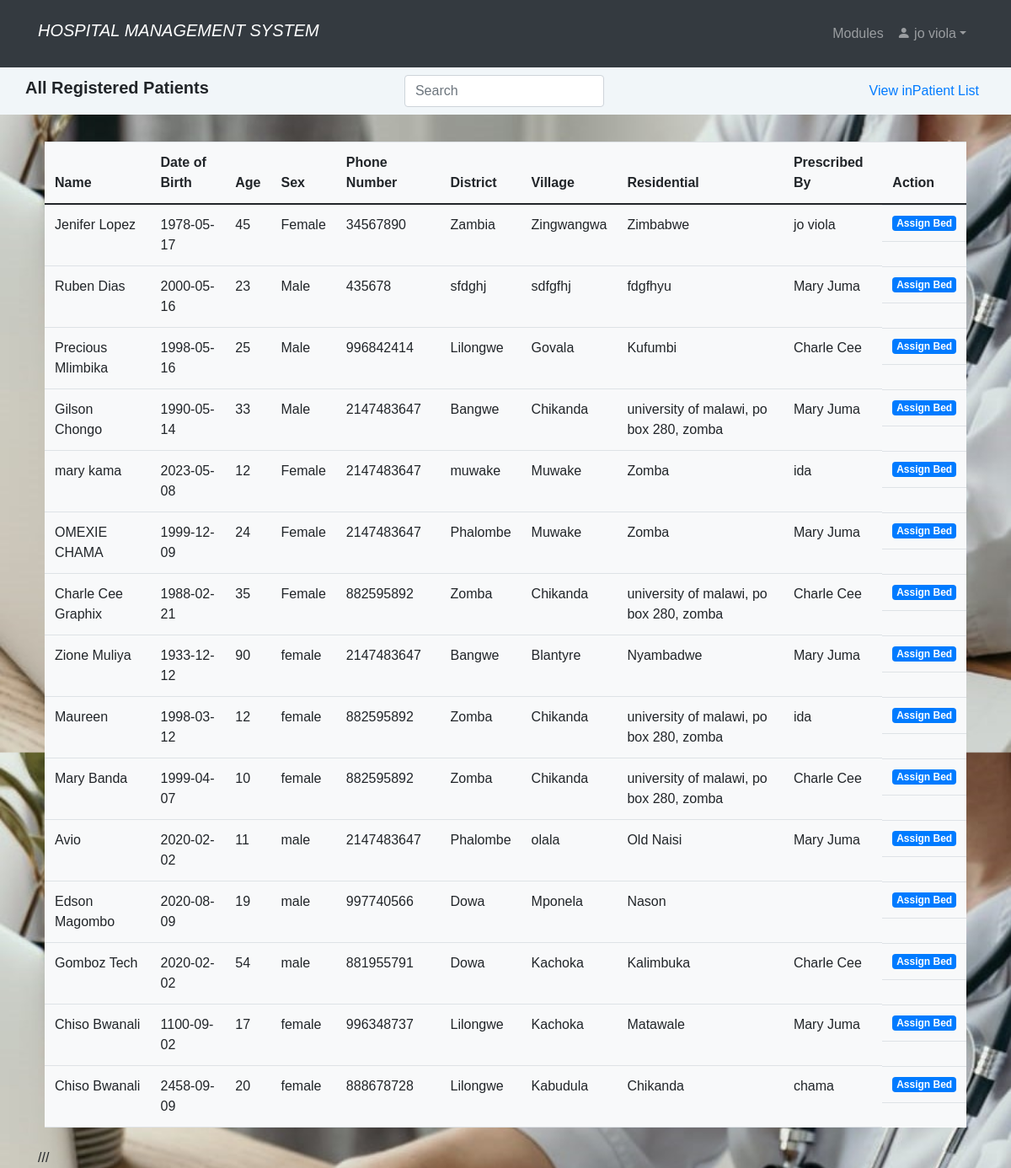
/admit_patient_list.php (signed in), run on the app's committed database.
### tables this page shows
CREATE TABLE `patient` (
  `id` int(11) NOT NULL,
  `name` varchar(100) NOT NULL,
  `discharge_date` date DEFAULT NULL,
  `date` date NOT NULL,
  `gender` varchar(10) NOT NULL,
  `age` int(2) NOT NULL,
  `phoneNumber` int(10) NOT NULL,
  `district` varchar(100) NOT NULL,
  `village` varchar(100) NOT NULL,
  `residential` varchar(100) NOT NULL,
  `others` text DEFAULT NULL,
  `symptoms` text DEFAULT NULL,
  `history` text DEFAULT NULL,
  `drug` text NOT NULL,
  `dosage` text NOT NULL,
  `drug_given_by` text NOT NULL,
    `discharge_status` text NOT NULL,
  `drug_status` text NOT NULL,
  `prescribed_by` text DEFAULT NULL,
  `prescribed_on` text DEFAULT NULL,
  `total_bills` int(15) DEFAULT NULL,
  `status` text NOT NULL DEFAULT 'not paid',
  `tests` text DEFAULT NULL,
  `ward_bed` text DEFAULT NULL,
  `lab_results` text DEFAULT NULL
);

### admit_patient_list.php (the view, shortened to what this page needs)
<?php
if (isset($_SESSION['id']) && isset($_SESSION['uname'])){
  include "unavbar.php";
        ?>
<!DOCTYPE html>
<html>
<head>
	<link rel="stylesheet" href="https://maxcdn.bootstrapcdn.com/bootstrap/4.5.2/css/bootstrap.min.css">
	<link rel="stylesheet" href="home.css"/>
</head>
<body>
   <nav class="navbar navbar-expand py-1"style="background-color:#F1F6F9;" >
            <div class="container">
			<h3 class="navbar-brand"><b>All Registered Patients</b> </h3>
                <div class="collapse navbar-collapse" id="navmenu">
                    <ul class="navbar-nav ms-auto">
                        <li class="nav-item dropdown">
                        <input class="form-control me-1" id="myInput" style="width:100%; max-width:20rem" type="text" placeholder="Search" aria-label="Search">
                        </li>
                    </ul>
                </div>
				<div class="collapse navbar-collapse" id="navmenu">
            <ul class="navbar-nav ms-auto">
            <li class="nav-item dropdown">
                  <a href="inpatient.php" class="nav-link p-2">View inPatient List</a>
               </li>
            </ul>
         </div>
		 </div>
        </nav>
		  <div class="container mt-4">
            <div class="tab-content">
         <div class="tab-pane fade show active">
			<div class="p-2">
		<div class="row">
		<div class="col-md-12">
		<table class="table table-hover bg-light" style="overflow:auto">
                 <thead class="table table-hover">
				<tr>
					<th>Name</th>
					<th>Date of Birth</th>
					<th>Age</th>
					<th>Sex</th>
					<th>Phone Number</th>
					<th>District</th>
					<th>Village</th>
					<th>Residential</th>
					<th>Prescribed By</th>
					<th>Action</th>
					</tr>
			</thead>
			<tbody  id = "myTable">
				<?php
				$conn = new mysqli("localhost", "root", "", "hms");
                $query = "SELECT * FROM patient ORDER BY id DESC";
                $stmt = $conn->prepare($query);
                $stmt->execute();
                $result = $stmt->get_result();
				if ($result->num_rows > 0) {
					while ($row = $result->fetch_assoc()) { ?>
						 <tr>
							<td><?php echo $row["name"]; ?></td>
							<td><?php echo $row["date"]; ?></td>
							<td><?php echo $row["age"]; ?></td>
							<td><?php echo $row["gender"]; ?></td>
							<td><?php echo $row["phoneNumber"]; ?></td>
							<td><?php echo $row["district"]; ?></td>
							<td><?php echo $row["village"]; ?></td>
							<td><?php echo $row["residential"]; ?></td>
							<td><?php echo $row["prescribed_by"]; ?></td>
							<td class='btn-group btn-group-justified'>
									<a href='inpatient_form.php?view=<?php echo $row["id"]; ?>' class='badge bg-primary'>Assign Bed</a>
							</td>
						</tr>
                      <?php
					}
				} else {
					echo "<tr><td colspan='12' class='text-center'>No patients found</td></tr>";
				}
				?>
			</tbody>
		</table>
	</div>
	</div>
</div>
         </div>
   ///
</body>
</html>
<?php
    }else {
        header("Location: home.php");
        exit();
    }
?>

### unavbar.php (shortened to what this page needs)
<!doctype html>
<html lang="en">
    <head>
        <link rel="stylesheet" href="https://cdn.jsdelivr.net/npm/bootstrap-icons@1.3.0/font/bootstrap-icons.css">
        <link rel="stylesheet" href="style.css"/>
        <link rel="stylesheet" href="bootstrap-5.0.0/css/bootstrap.min.css"/>
    </head>
    <body>
        <nav class="navbar navbar-expand-lg bg-dark navbar-dark py-3">
            <div class="container">
                <h5 class="navbar-brand"><i>HOSPITAL MANAGEMENT SYSTEM</i></h5>
                <div class="collapse navbar-collapse" id="navmenu">
                    <ul class="navbar-nav ms-auto">
                        <li class="nav-item">
                            <a href="nurse_dashboard.php" class="nav-link"> Modules</a>
                        </li>
                        <li class="nav-item dropdown">
                            <a class="nav-link dropdown-toggle bi bi-person-fill" href="#" role="button" data-bs-toggle="dropdown" aria-expanded="false">
                            <?php echo $_SESSION['uname']; ?></a>
                        </li>
                    </ul>
                </div>
            </div>
        </nav>
    </body>
</html>

### style.css (style rules this page uses)
body { margin: 0; padding: 0; background: url(img/homepic.jpeg); background-size: 100%; font-family: sans-serif; }

### home.css (style rules this page uses)
body { margin: 0; padding: 0; background: url(img/homepic.jpeg); background-size: 100%; font-family: sans-serif; }

### data on the page
patient: name "Jenifer Lopez", date "1978-05-17", age "45", gender "Female", phoneNumber "34567890", district "Zambia", village "Zingwangwa", residential "Zimbabwe", prescribed_by "jo viola"
patient: name "Ruben Dias", date "2000-05-16", age "23", gender "Male", phoneNumber "435678", district "sfdghj", village "sdfgfhj", residential "fdgfhyu", prescribed_by "Mary Juma"
patient: name "Precious Mlimbika", date "1998-05-16", age "25", gender "Male", phoneNumber "996842414", district "Lilongwe", village "Govala", residential "Kufumbi", prescribed_by "Charle Cee"
patient: name "Gilson Chongo", date "1990-05-14", age "33", gender "Male", phoneNumber "2147483647", district "Bangwe", village "Chikanda", residential "university of malawi, po box 280, zomba", prescribed_by "Mary Juma"
patient: name "mary kama", date "2023-05-08", age "12", gender "Female", phoneNumber "2147483647", district "muwake", village "Muwake", residential "Zomba", prescribed_by "ida"
patient: name "OMEXIE CHAMA", date "1999-12-09", age "24", gender "Female", phoneNumber "2147483647", district "Phalombe", village "Muwake", residential "Zomba", prescribed_by "Mary Juma"
patient: name "Charle Cee Graphix", date "1988-02-21", age "35", gender "Female", phoneNumber "882595892", district "Zomba", village "Chikanda", residential "university of malawi, po box 280, zomba", prescribed_by "Charle Cee"
patient: name "Zione Muliya", date "1933-12-12", age "90", gender "female", phoneNumber "2147483647", district "Bangwe", village "Blantyre", residential "Nyambadwe", prescribed_by "Mary Juma"
patient: name "Maureen", date "1998-03-12", age "12", gender "female", phoneNumber "882595892", district "Zomba", village "Chikanda", residential "university of malawi, po box 280, zomba", prescribed_by "ida"
patient: name "Mary Banda", date "1999-04-07", age "10", gender "female", phoneNumber "882595892", district "Zomba", village "Chikanda", residential "university of malawi, po box 280, zomba", prescribed_by "Charle Cee"
patient: name "Avio", date "2020-02-02", age "11", gender "male", phoneNumber "2147483647", district "Phalombe", village "olala", residential "Old Naisi", prescribed_by "Mary Juma"
patient: name "Edson Magombo", date "2020-08-09", age "19", gender "male", phoneNumber "997740566", district "Dowa", village "Mponela", residential "Nason"
patient: name "Gomboz Tech", date "2020-02-02", age "54", gender "male", phoneNumber "881955791", district "Dowa", village "Kachoka", residential "Kalimbuka", prescribed_by "Charle Cee"
patient: name "Chiso Bwanali", date "1100-09-02", age "17", gender "female", phoneNumber "996348737", district "Lilongwe", village "Kachoka", residential "Matawale", prescribed_by "Mary Juma"
patient: name "Chiso Bwanali", date "2458-09-09", age "20", gender "female", phoneNumber "888678728", district "Lilongwe", village "Kabudula", residential "Chikanda", prescribed_by "chama"

### other printed values
$_SESSION['uname'] "jo viola"
